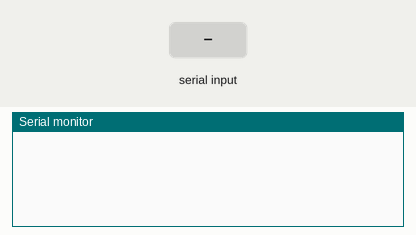
A sketch run on a simulated Arduino Mega 2560, built with avr-gcc and run on an emulated ATmega2560. Parts: the last lines printed to the serial monitor. The inputs (shaded band) are chosen by the test bench.

Above: at 0.8 s.
0.9 s: ">" received over the second serial link
At 2.0 s:
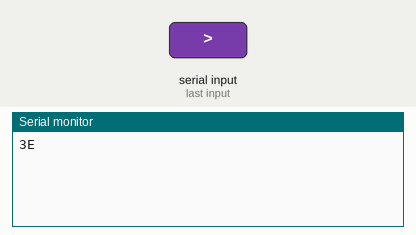
2.4 s: "V" received over the second serial link
At 3.2 s:
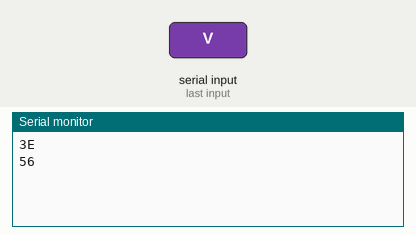

The sketch:

easypan.ino
```cpp
#include <Arduino.h>

#define DEBUG_CMD_RESPONSES

#ifdef DEBUG_CMD_RESPONSES
int _i;
#define LOG_BYTES(BUFF, LEN)\
    for(_i = 0; _i < LEN; _i++) {\
        Serial.print(BUFF[_i], HEX);\
        Serial.print(' ');\
    }\
    Serial.println();
#else
#define LOG_BYTES(BUFF, LEN) {}
#endif // DEBUG_CMD_RESPONSES

#define gimbal Serial2

const int RX_BUFF_SZ = 300;

byte rxBuff[RX_BUFF_SZ];

void setup() {
    Serial.begin(57600);
    long speed = getLink();
    if (speed > 0) {
        Serial.print("connected to gimbal with UART speed ");
        Serial.println(speed);
    } else {
        Serial.println("failed to connect to gimbal");
        while (1) {}
    }
}

void loop() {
    for (int i = -450; i <= 450; i += 30) {
        setPitch(i);
        Serial.print("angle: ");
        Serial.println(i);
        delay(33);
    }
    for (int i = 450; i >= -450; i -= 15) {
        setPitch(i);
        Serial.print("angle: ");
        Serial.println(i);
        delay(33);
    }
}

long getLink() {
    long speeds[5] = {115200, 57600, 38400, 28800, 19200};
    int i;
    bool found = false;
    for (i = 0; i < 5; i++) {
        gimbal.begin(speeds[i]);
        int byteCnt = getVersion();
        if (byteCnt == 5 + 6 + 12 && rxBuff[0] == '>' && rxBuff[1] == 'V') {
            found = true;
            break;
        }
    }

    if (found) {
        return speeds[i];
    } else {
        return -1;
    }
}

int getVersion() {
    byte command[5] = {'>', 'V', 0, 'V', 0};
    int retLen = sendCmd(command, 5, 2000);
    if (retLen > 0) {
        LOG_BYTES(rxBuff, retLen)
    }
    return retLen;
}

int sendCmd(byte *cmd, int cmdLen, int timeout) {
    // flush out any unhandled incoming data from the gimbal
    while (gimbal.available()) {
        gimbal.read();
    }

    gimbal.write(cmd, cmdLen);
    long start = millis();
    while (millis() - start < timeout && !(gimbal.available())) {
        delay(20);
    }

    if (!gimbal.available()) {
        // timeout
        return -1;
    }

    int i;
    for (i = 0; gimbal.available() && i < RX_BUFF_SZ; i++) {
        rxBuff[i] = gimbal.read();
    }

    return i;
}

void setPitch(int angle) {
    byte buff[5 + 13] = {'>', 'C', 13, 'C' + 13, 2, 0};
    buff[4 + 11] = (byte)(angle & 0xff);
    buff[4 + 12] = (byte)((angle & 0xff00) >> 8);
    buff[4 + 13] = (byte)((2 + buff[4 + 11] + buff[4 + 12]) & 0xff);

    sendCmd(buff, 5 + 13, 0);
}
```

Measured:
- after the input at 0.9 s, the serial monitor: prints a new line at once (image 1)
- after the input at 2.4 s, the serial monitor: prints a new line at once (image 2)
